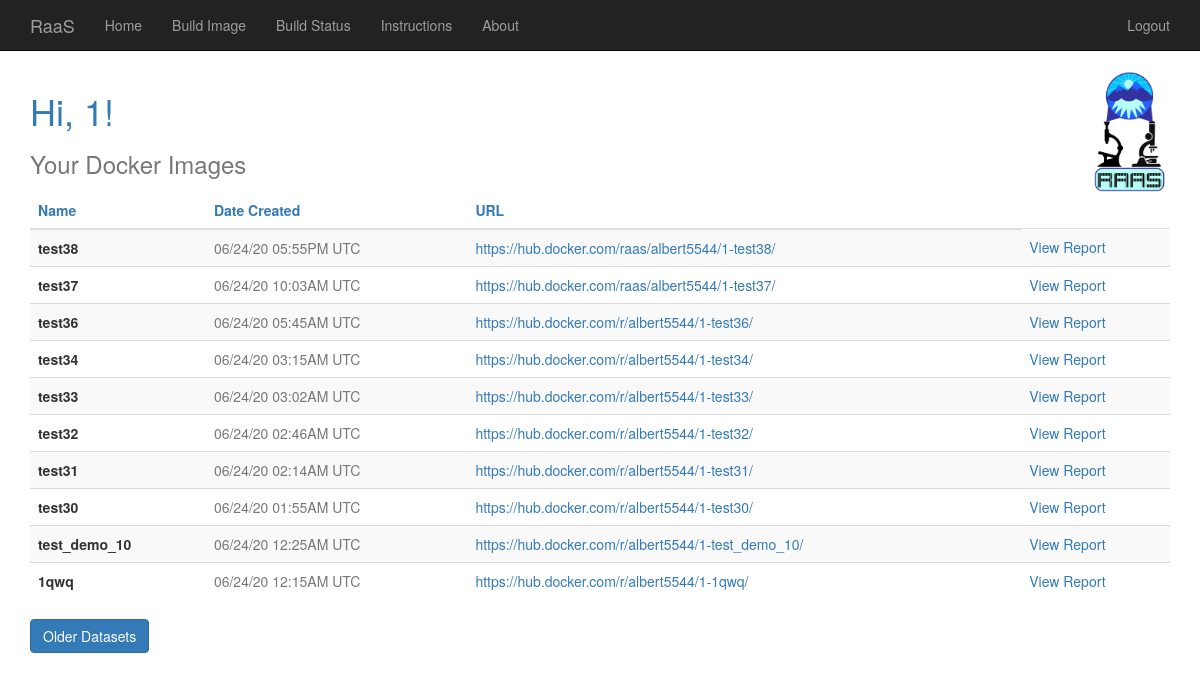
The page /index (signed in) on the database as committed earlier.
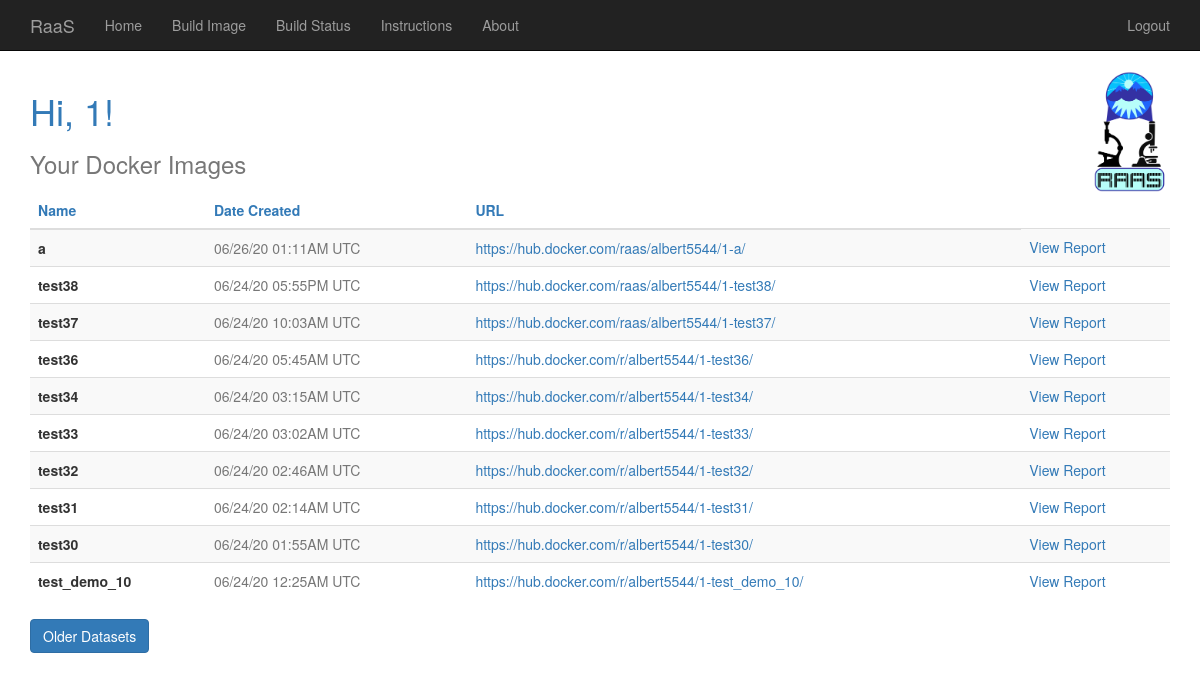
The same page on the database as committed later.
### app/models.py (models this page shows, shortened)
class User(UserMixin, db.Model):
	id = db.Column(db.Integer, primary_key=True)
	username = db.Column(db.String(64), index=True, unique=True)
	email = db.Column(db.String(120), index=True, unique=True)
	password_hash = db.Column(db.String(128))
	datasets = db.relationship('Dataset', backref='author', lazy='dynamic')

class Dataset(db.Model):
	id = db.Column(db.Integer, primary_key=True)
	url = db.Column(db.String(140))
	name = db.Column(db.String(50))
	timestamp = db.Column(db.DateTime, index=True, default=datetime.utcnow)
	report = db.Column(JSONType)
	user_id = db.Column(db.Integer, db.ForeignKey('user.id'))

### app/routes.py (the view)
@app.route('/')
@app.route('/index')
@login_required
def index():
    page = request.args.get('page', 1, type=int)
    datasets = Dataset.query.filter_by(user_id=current_user.id).order_by(desc(Dataset.timestamp)) \
        .paginate(page, 10, False)
    next_url = url_for('index', page=datasets.next_num) if datasets.has_next else None
    prev_url = url_for('index', page=datasets.prev_num) if datasets.has_prev else None
    if datasets.items:
        return render_template('index.html', title='Home', datasets=datasets.items,
                               next_url=next_url, prev_url=prev_url)
    else:
        return render_template('index_new_user.html')

### app/models.py (called while the page is built)
@login.user_loader
def load_user(id):
	return User.query.get(int(id))

### app/templates/index.html (shortened to what this page needs)
{% extends "base.html" %}
{% block app_content %}
    <img id="logo" src="../static/RAASNewLogo.png" alt="RAAS" width="7%" align="right" >
    <h1 class="text-primary">Hi, {{ current_user.username }}!</h1>
    <h3 class="text-muted">Your Docker Images</h3>
    <table class="table table-striped table-hover">
     	<thead class="thead-dark">
        	<tr class="text-primary">
         		<th scope="col">Name</th>
        		<th scope="col">Date Created</th>
				 <th scope="col">URL</th>
    		</tr>
		</thead>
		<tbody>
		{% for dataset in datasets %}
			<tr>
				<th scope="row">{{ dataset.name }}</th>
		      	<td class="text-muted">{{ dataset.timestamp.strftime('%m/%d/%y %I:%M%p UTC') }}</td>
				<td><a href="{{ dataset.url }}" target="_blank">{{ dataset.url }}</a></td>
				<td><a href="{{ url_for('report', reportNum=dataset.id) }}">View Report</a></td>
			</tr>
		{% endfor %}
		</tbody>
	</table>
    {% if next_url %}
    <a href="{{ next_url }}"><button type="button" class="btn btn-primary">Older Datasets</button></a>
    {% endif %}
{% endblock %}

### app/templates/base.html (shortened to what this page needs)
{% extends 'bootstrap/base.html' %}
{% block navbar %}
    <nav class="navbar navbar-static-top navbar-inverse">
        <div class="container">
            <div class="navbar-header">
                <a class="navbar-brand" href="{{ url_for('index') }}">
                  RaaS
                </a>
            </div>
            <div class="collapse navbar-collapse" id="bs-example-navbar-collapse-1">
                <ul class="nav navbar-nav">
                    <li><a href="{{ url_for('index') }}">Home</a></li>
                    <li><a href="{{ url_for('containrize') }}">Build Image</a></li>
                    <li><a href="{{ url_for('build_status') }}">Build Status</a></li>
                    <li><a href="{{ url_for('instructions') }}">Instructions</a></li>
                    <li><a href="{{ url_for('about') }}">About</a></li>
                </ul>
                <ul class="nav navbar-nav navbar-right">
                    {% if current_user.is_anonymous %}
                    <li><a href="{{ url_for('login') }}">Login</a></li>
                    {% else %}
                    <li><a href="{{ url_for('logout') }}">Logout</a></li>
                    {% endif %}
                </ul>
            </div>
        </div>
    </nav>
{% endblock %}
{% block content %}
    <div class="container">
        {% block app_content %}{% endblock %}
    </div>
{% endblock %}

Rows that differ between the two databases and show on the page:
no longer on this page (row unchanged): Dataset: name "1qwq", timestamp "06/24/20 12:15AM UTC", url "https://hub.docker.com/r/albert5544/1-1qwq/"
added Dataset: name "a", timestamp "06/26/20 01:11AM UTC", url "https://hub.docker.com/raas/albert5544/1-a/"
